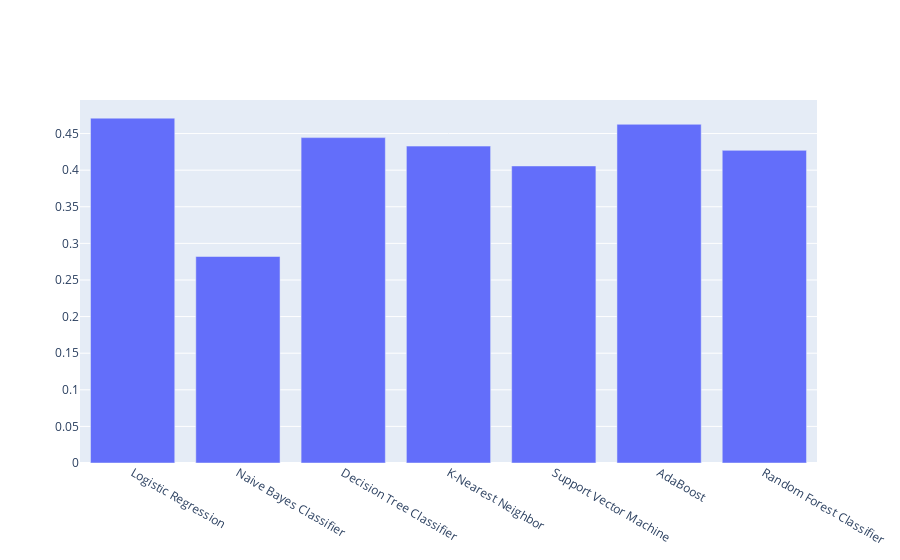

The code cell stored with this chart in its notebook:
### Code cell
%matplotlib inline
fig = plt.figure(figsize=(5, 10))
models=['Logistic Regression','Naive Bayes Classifier','Decision Tree Classifier','K-Nearest Neighbor','Support Vector Machine','AdaBoost','Random Forest Classifier']
fig = go.Figure(data=[go.Bar(name='F1_score', x=models, y=[LR_f,NB_f,DT_f,knn_f,svm_f,adb_r,RF_f])])
fig.show()

### Figure 1 — Plotly figure (JSON) as saved in the notebook; plotly's stock layout.template omitted (floating-point values rounded to 4 significant figures)
{"data": [{"name": "F1_score", "type": "bar", "x": ["Logistic Regression", "Naive Bayes Classifier", "Decision Tree Classifier", "K-Nearest Neighbor", "Support Vector Machine", "AdaBoost", "Random Forest Classifier"], "y": [0.471, 0.282, 0.4444, 0.4328, 0.4058, 0.4626, 0.427]}], "layout": {}}
